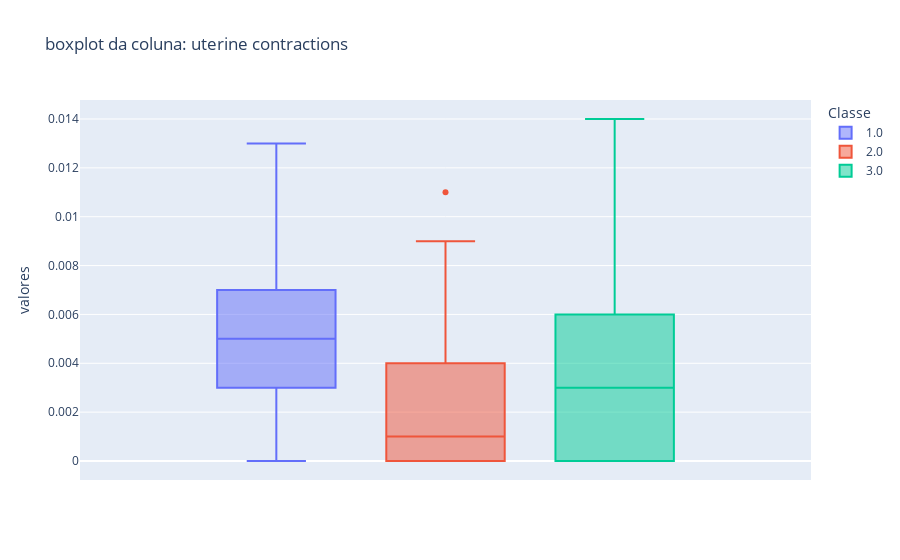

The notebook cell this image was saved under:
### Code cell
px.box(y =train_set['uterine_contractions'], color = train_set['fetal_health'],
          title = 'boxplot da coluna: uterine contractions', labels = {'color' : 'Classe', 'y' : 'valores'}
       )

### Figure 1 — Plotly figure (JSON) as saved in the notebook; plotly's stock layout.template omitted (floating-point values rounded to 4 significant figures; data arrays with more than 128 entries replaced by an {"elided": "..."} marker saying what was removed)
{"data": [{"alignmentgroup": "True", "hovertemplate": "Classe=1.0<br>valores=%{y}<extra></extra>", "legendgroup": "1.0", "marker": {"color": "#636efa"}, "name": "1.0", "notched": false, "offsetgroup": "1.0", "orientation": "v", "showlegend": true, "type": "box", "x0": " ", "xaxis": "x", "y": {"elided": "1241 float values"}, "y0": " ", "yaxis": "y"}, {"alignmentgroup": "True", "hovertemplate": "Classe=2.0<br>valores=%{y}<extra></extra>", "legendgroup": "2.0", "marker": {"color": "#EF553B"}, "name": "2.0", "notched": false, "offsetgroup": "2.0", "orientation": "v", "showlegend": true, "type": "box", "x0": " ", "xaxis": "x", "y": {"elided": "221 float values"}, "y0": " ", "yaxis": "y"}, {"alignmentgroup": "True", "hovertemplate": "Classe=3.0<br>valores=%{y}<extra></extra>", "legendgroup": "3.0", "marker": {"color": "#00cc96"}, "name": "3.0", "notched": false, "offsetgroup": "3.0", "orientation": "v", "showlegend": true, "type": "box", "x0": " ", "xaxis": "x", "y": {"elided": "132 float values"}, "y0": " ", "yaxis": "y"}], "layout": {"boxmode": "group", "legend": {"title": {"text": "Classe"}, "tracegroupgap": 0}, "title": {"text": "boxplot da coluna: uterine contractions"}, "xaxis": {"anchor": "y", "domain": [0, 1]}, "yaxis": {"anchor": "x", "domain": [0, 1], "title": {"text": "valores"}}}}
